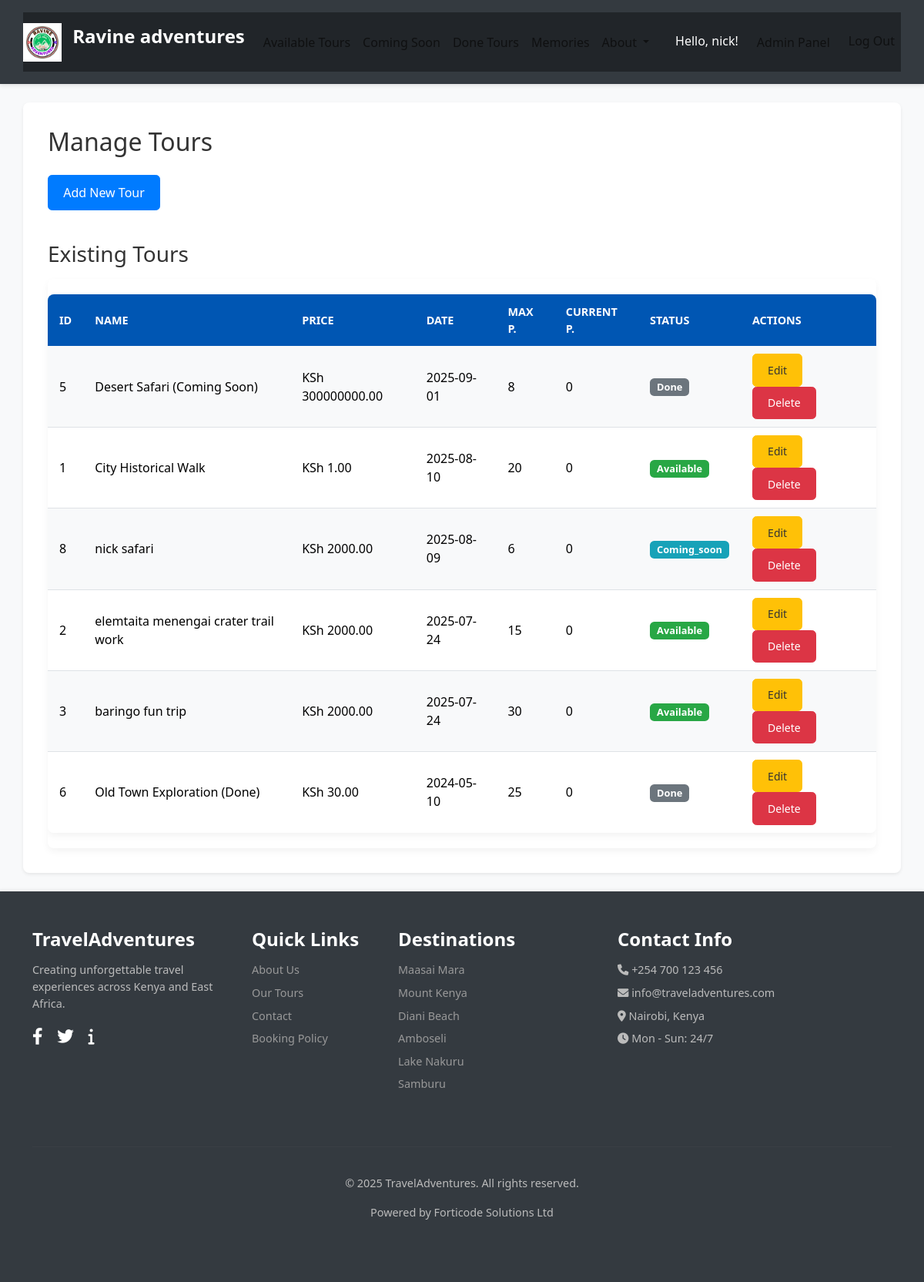
/admin/tours (signed in), run on the app's committed database.
### tables this page shows
CREATE TABLE users (
    id INTEGER PRIMARY KEY AUTOINCREMENT,
    username TEXT UNIQUE NOT NULL,
    email TEXT UNIQUE NOT NULL,
    password TEXT NOT NULL,
    is_admin INTEGER DEFAULT 0
);

CREATE TABLE tours (
    id INTEGER PRIMARY KEY AUTOINCREMENT,
    name TEXT NOT NULL,
    description TEXT,
    price REAL NOT NULL,
    date TEXT NOT NULL,
    max_participants INTEGER NOT NULL,
    current_participants INTEGER DEFAULT 0,
    status TEXT DEFAULT 'available'
);

### app.py (the view, shortened to what this page needs)
    @app.route('/admin/tours', methods=('GET', 'POST'))
    @admin_required
    def manage_tours():
        db = get_db()
        tours_list = db.execute("SELECT * FROM tours ORDER BY date DESC").fetchall()
        return render_template('admin/manage_tours.html', tours=tours_list)

### database.py (called while the page is built)
def get_db():
    if 'db' not in g:
        g.db = sqlite3.connect(
            current_app.config['DATABASE'],
            detect_types=sqlite3.PARSE_DECLTYPES
        )
        g.db.row_factory = sqlite3.Row # Returns rows that behave like dicts
    return g.db

### templates/admin/manage_tours.html (shortened to what this page needs)
{% extends 'base.html' %} {% block title %}Manage Tours - Admin{% endblock %} {% block content %}
<h2 class="mb-4">Manage Tours</h2>
<button class="btn btn-primary mb-3" type="button" data-bs-toggle="collapse" data-bs-target="#addTourForm" aria-expanded="false" aria-controls="addTourForm">
    Add New Tour
</button>
<h3 class="mt-4 mb-3">Existing Tours</h3>
{% if tours %}
<div class="table-responsive">
    <table class="table table-striped table-hover">
        <thead>
            <tr>
                <th>ID</th>
                <th>Name</th>
                <th>Price</th>
                <th>Date</th>
                <th>Max P.</th>
                <th>Current P.</th>
                <th>Status</th>
                <th>Actions</th>
            </tr>
        </thead>
        <tbody>
            {% for tour in tours %}
            <tr>
                <td>{{ tour.id }}</td>
                <td>{{ tour.name }}</td>
                <td>KSh {{ "%.2f" | format(tour.price) }}</td>
                <td>{{ tour.date }}</td>
                <td>{{ tour.max_participants }}</td>
                <td>{{ tour.current_participants }}</td>
                <td><span class="badge {% if tour.status == 'available' %}bg-success{% elif tour.status == 'coming_soon' %}bg-info{% else %}bg-secondary{% endif %}">{{ tour.status | title }}</span></td>
                <td>
                    <button type="button" class="btn btn-sm btn-warning me-2" data-bs-toggle="modal" data-bs-target="#editTourModal{{ tour.id }}">
                        Edit
                    </button>
                    <form action="{{ url_for('manage_tours') }}" method="POST" class="d-inline">
                        <button type="submit" class="btn btn-sm btn-danger" onclick="return confirm('Are you sure you want to delete this tour? This cannot be undone.');">
                            Delete
                        </button>
                    </form>
                </td>
            </tr>
            {% endfor %}
        </tbody>
    </table>
</div>
{% else %}
<p class="alert alert-info">No tours created yet.</p>
{% endif %} {% endblock %}

### templates/base.html (shortened to what this page needs)
<!DOCTYPE html>
<html lang="en">
<head>
    <link href="https://cdn.jsdelivr.net/npm/bootstrap@5.3.3/dist/css/bootstrap.min.css" rel="stylesheet">
    <link rel="stylesheet" href="https://cdnjs.cloudflare.com/ajax/libs/font-awesome/6.0.0-beta3/css/all.min.css">
    <link rel="stylesheet" href="{{ url_for('static', filename='css/style.css') }}">
</head>
<body>
    <header class="bg-dark text-white py-3">
        <nav class="navbar navbar-expand-lg navbar-dark bg-dark container">
            <a class="navbar-brand" href="{{ url_for('index') }}">
                <img src="{{ url_for('static', filename='images/logos.png') }}" alt="Tour Booking Logo" style="height: 50px; width: auto;" class="d-inline-block align-text-top me-2"> Ravine adventures
            </a>
            <div class="collapse navbar-collapse" id="navbarNav">
                <ul class="navbar-nav me-auto">
                    <li class="nav-item">
                        <a class="nav-link" href="{{ url_for('tours') }}">Available Tours</a>
                    </li>
                    <li class="nav-item">
                        <a class="nav-link" href="{{ url_for('coming_soon') }}">Coming Soon</a>
                    </li>
                    <li class="nav-item">
                        <a class="nav-link" href="{{ url_for('done_tours') }}">Done Tours</a>
                    </li>
                    <li class="nav-item">
                        <a class="nav-link" href="{{ url_for('memories') }}">Memories</a>
                    </li>
                    <li class="nav-item dropdown">
                        <a class="nav-link dropdown-toggle" href="#" id="navbarDropdown" role="button" data-bs-toggle="dropdown" aria-expanded="false">
                            About
                        </a>
                    </li>
                </ul>
                <ul class="navbar-nav ms-auto"> {% if g.user %}
                    <li class="nav-item">
                        <span class="nav-link text-white">Hello, {{ g.user.username }}!</span>
                    </li>
                    {% if g.user.is_admin == 1 %}
                    <li class="nav-item">
                        <a class="nav-link btn btn-outline-light btn-sm mx-2" href="{{ url_for('admin_dashboard') }}">Admin Panel</a>
                    </li>
                    {% endif %}
                    <li class="nav-item">
                        <a class="nav-link" href="{{ url_for('logout') }}">Log Out</a>
                    </li>
                    {% endif %}
                </ul>
            </div>
        </nav>
    </header>
    <div class="content-wrapper">
        <main class="container my-4">
             {% block content %}{% endblock %}
        </main>
    </div>
    <footer class="mt-auto py-5">
        <div class="container">
            <div class="row">
                <div class="col-md-3 col-sm-6 mb-4 footer-section travel-adventures">
                    <h4>TravelAdventures</h4>
                    <p>Creating unforgettable travel experiences across Kenya and East Africa.</p>
                    <div class="social-icons mt-3">
                        <a href="#" class="social-icon"><i class="fab fa-facebook-f"></i></a>
                        <a href="#" class="social-icon"><i class="fab fa-twitter"></i></a>
                        <a href="#" class="social-icon"><i class="fas fa-info"></i></a>
                    </div>
                </div>
                <div class="col-md-2 col-sm-6 mb-4 footer-section quick-links">
                    <h4>Quick Links</h4>
                    <ul class="list-unstyled">
                        <li><a href="{{ url_for('about_us') }}">About Us</a></li>
                        <li><a href="{{ url_for('tours') }}">Our Tours</a></li>
                        <li><a href="{{ url_for('contact') }}">Contact</a></li>
                        <li><a href="#">Booking Policy</a></li>
                    </ul>
                </div>
                <div class="col-md-3 col-sm-6 mb-4 footer-section destinations">
                    <h4>Destinations</h4>
                    <ul class="list-unstyled">
                        <li><a href="#">Maasai Mara</a></li>
                        <li><a href="#">Mount Kenya</a></li>
                        <li><a href="#">Diani Beach</a></li>
                        <li><a href="#">Amboseli</a></li>
                        <li><a href="#">Lake Nakuru</a></li>
                        <li><a href="#">Samburu</a></li>
                    </ul>
                </div>
                <div class="col-md-4 col-sm-6 mb-4 footer-section contact-info">
                    <h4>Contact Info</h4>
                    <ul class="list-unstyled">
                        <li><i class="fas fa-phone"></i> +254 700 123 456</li>
                        <li><i class="fas fa-envelope"></i> info@traveladventures.com</li>
                        <li><i class="fas fa-map-marker-alt"></i> Nairobi, Kenya</li>
                        <li><i class="fas fa-clock"></i> Mon - Sun: 24/7</li>
                    </ul>
                </div>
            </div>
            <hr class="footer-divider">
            <div class="row">
                <div class="col-12 text-center py-3">
                    <p>&copy; {{ moment().format('YYYY') if moment else '2025' }} TravelAdventures. All rights reserved.</p>
                    <p>Powered by Forticode Solutions Ltd</p>
                </div>
            </div>
        </div>
    </footer>
</body>
</html>

### static/css/style.css (style rules this page uses)
:root { --primary-color: #007bff; --secondary-color: #6c757d; --accent-color: #28a745; --warning-color: #ffc107; --danger-color: #dc3545; --info-color: #17a2b8; --light-bg: #f8f9fa; --dark-bg: #343a40; --text-dark: #333; --text-light: #fff; --border-color: #dee2e6; --admin-primary: #0056b3; --admin-secondary: #495057; --admin-dark: #212529; --admin-light: #e9ecef; }
body { font-family: 'Segoe UI', Roboto, 'Helvetica Neue', Arial, sans-serif; background-color: var(--light-bg); color: var(--text-dark); min-height: 100vh; margin: 0; padding: 0; background-image: none; background-size: auto; background-repeat: initial; background-attachment: initial; background-position: initial; display: flex; flex-direction: column; }
main.container { flex: 1; background-color: var(--text-light); padding: 2rem; border-radius: 0.5rem; box-shadow: 0 0.125rem 0.25rem rgba(0, 0, 0, 0.075); margin-top: 20px; margin-bottom: 20px; }
header.bg-dark { background-color: var(--dark-bg) !important; box-shadow: 0 2px 5px rgba(0, 0, 0, 0.1); }
.navbar-brand { font-weight: 700; font-size: 1.5rem; color: var(--text-light); }
.navbar-nav .nav-link { color: rgba(10, 10, 10, 0.75); font-weight: 500; transition: color 0.3s ease; }
footer { background-color: var(--dark-bg); color: #bbb; padding: 40px 0 20px; font-size: 0.9em; box-shadow: 0 -2px 5px rgba(0, 0, 0, 0.05); margin-top: auto; }
footer h4 { color: var(--text-light); margin-bottom: 15px; font-weight: 600; }
footer .list-unstyled li { margin-bottom: 8px; }
footer .list-unstyled a { color: #999; text-decoration: none; transition: color 0.3s ease; }
footer .footer-divider { border-color: rgba(255, 255, 255, 0.1); margin-top: 30px; margin-bottom: 20px; }
footer .social-icons a { color: var(--text-light); font-size: 1.5em; margin-right: 15px; transition: color 0.3s ease; }
.table { --bs-table-bg: #fff; --bs-table-striped-bg: var(--light-bg); --bs-table-hover-bg: #e9ecef; border-collapse: separate; border-spacing: 0; border-radius: 8px; overflow: hidden; margin-top: 20px; margin-bottom: 20px; box-shadow: 0 4px 10px rgba(0, 0, 0, 0.05); }
.table thead th { background-color: var(--admin-primary); color: white; border-bottom: none; padding: 12px 15px; font-weight: 600; text-transform: uppercase; font-size: 0.9em; }
.table tbody tr { transition: background-color 0.2s ease-in-out; }
.table tbody tr:last-child td { border-bottom: none; }
.table td, .table th { padding: 10px 15px; vertical-align: middle; border-color: var(--border-color); }
.table-responsive { border-radius: 8px; overflow-x: auto; box-shadow: 0 4px 10px rgba(0, 0, 0, 0.05); }
.mb-3 { margin-bottom: 1rem !important; }
.badge { padding: 0.4em 0.7em; border-radius: 0.35rem; font-weight: 600; font-size: 0.8em; text-transform: capitalize; vertical-align: middle; }
.badge.bg-success { background-color: var(--accent-color) !important; color: white !important; }
.badge.bg-info { background-color: var(--info-color) !important; color: white !important; }
.badge.bg-secondary { background-color: var(--secondary-color) !important; color: white !important; }
.btn { transition: all 0.2s ease-in-out; border-radius: 0.35rem; font-weight: 500; padding: 0.6rem 1.2rem; }
.btn-primary { background-color: var(--primary-color); border-color: var(--primary-color); }
.btn-warning { background-color: var(--warning-color); border-color: var(--warning-color); color: #333; }
.btn-danger { background-color: var(--danger-color); border-color: var(--danger-color); }

### data on the page
users: user.username "nick"
tours: id "5", name "Desert Safari (Coming Soon)", price "300000000.00", date "2025-09-01", max_participants "8", current_participants "0", status "Done"
tours: id "1", name "City Historical Walk", price "1.00", date "2025-08-10", max_participants "20", current_participants "0", status "Available"
tours: id "8", name "nick safari", price "2000.00", date "2025-08-09", max_participants "6", current_participants "0", status "Coming_soon"
tours: id "2", name "elemtaita menengai crater trail work", price "2000.00", date "2025-07-24", max_participants "15", current_participants "0", status "Available"
tours: id "3", name "baringo fun trip", price "2000.00", date "2025-07-24", max_participants "30", current_participants "0", status "Available"
tours: id "6", name "Old Town Exploration (Done)", price "30.00", date "2024-05-10", max_participants "25", current_participants "0", status "Done"

### other printed values
{{ moment().format('YYYY') if moment else '2025' }} "2025"
